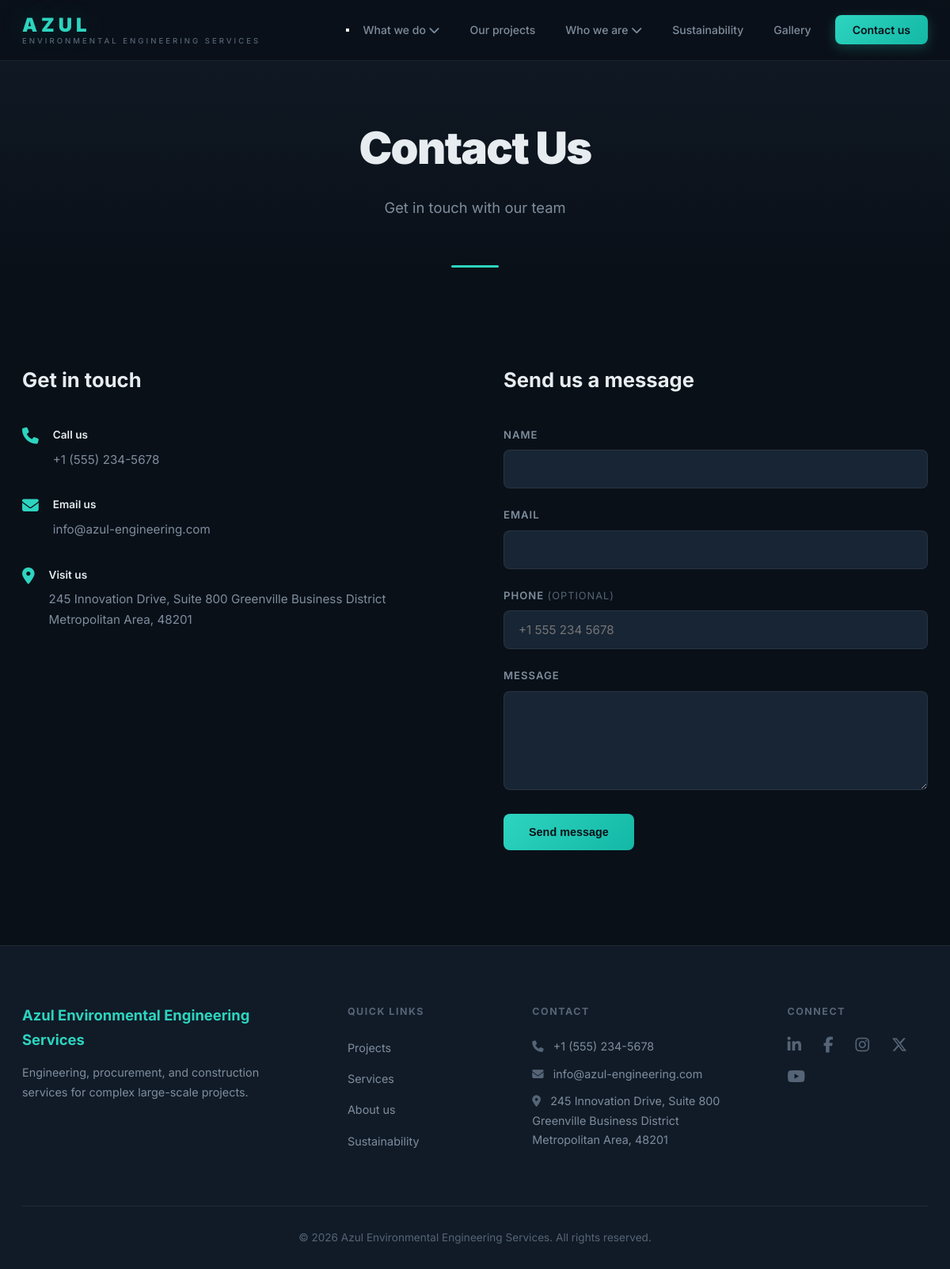
Page /contact/ on the committed database.
### core/models.py (models this page shows, shortened)
class CompanyInfo(models.Model):
    name = models.CharField(max_length=200, default='Azul Environmental Engineering Services')
    tagline = models.CharField(max_length=500, blank=True)
    about_text = models.TextField(blank=True)
    mission_text = models.TextField(blank=True)
    vision_text = models.TextField(blank=True)
    email = models.EmailField(blank=True)
    phone = models.CharField(max_length=50, blank=True)
    address = models.TextField(blank=True)
    linkedin_url = models.URLField(blank=True)
    twitter_url = models.URLField(blank=True)
    instagram_url = models.URLField(blank=True)
    facebook_url = models.URLField(blank=True)
    youtube_url = models.URLField(blank=True)
    logo = models.ImageField(upload_to='company/', blank=True, null=True)
    hero_image = models.ImageField(upload_to='company/', blank=True, null=True)
    class Meta:
        verbose_name = 'Company Info'
        verbose_name_plural = 'Company Info'

### core/views.py (the view, shortened to what this page needs)
# urls.py: path('contact/', views.ContactView.as_view(), name='contact'),
class ContactView(TemplateView):
    template_name = 'core/contact.html'
    def get_context_data(self, **kwargs):
        context = super().get_context_data(**kwargs)
        context['company'] = CompanyInfo.objects.first()
        return context

### core/context_processors.py (called while the page is built)
def company_context(request):
    return {'company': CompanyInfo.objects.first()}

### templates/core/contact.html (shortened to what this page needs)
{% extends 'core/base.html' %}
{% block content %}
<section class="page-hero">
    <div class="container">
        <h1 class="page-hero__title">Contact Us</h1>
        <p class="page-hero__sub">Get in touch with our team</p>
    </div>
</section>
<section class="section contact-section">
    <div class="container">
        <div class="contact__grid">
            <div class="contact__info">
                <h2>Get in touch</h2>
                {% if company %}
                <div class="contact__item">
                    <i class="fa-solid fa-phone"></i>
                    <div>
                        <h3>Call us</h3>
                        <a href="tel:{{ company.phone }}">{{ company.phone }}</a>
                    </div>
                </div>
                <div class="contact__item">
                    <i class="fa-solid fa-envelope"></i>
                    <div>
                        <h3>Email us</h3>
                        <a href="mailto:{{ company.email }}">{{ company.email }}</a>
                    </div>
                </div>
                <div class="contact__item">
                    <i class="fa-solid fa-location-dot"></i>
                    <div>
                        <h3>Visit us</h3>
                        <p>{{ company.address }}</p>
                    </div>
                </div>
                {% endif %}
            </div>
            <div class="contact__form">
                <h2>Send us a message</h2>
                <form method="post">
                    <div class="form__group">
                        <label for="name">Name</label>
                        <input type="text" id="name" name="name" required>
                    </div>
                    <div class="form__group">
                        <label for="email">Email</label>
                        <input type="email" id="email" name="email" required>
                    </div>
                    <div class="form__group">
                        <label for="phone">Phone <span style="color: var(--color-text-dim); font-weight: 400; font-size: 0.8rem;">(optional)</span></label>
                        <input type="tel" id="phone" name="phone" placeholder="+1 555 234 5678">
                    </div>
                    <div class="form__group">
                        <label for="message">Message</label>
                        <textarea id="message" name="message" rows="5" required></textarea>
                    </div>
                    <button type="submit" class="btn btn--primary">Send message</button>
                </form>
            </div>
        </div>
    </div>
</section>
{% endblock %}

### templates/core/base.html (shortened to what this page needs)
<!DOCTYPE html>
<html lang="en">
<head>
    <link rel="stylesheet" href="https://cdnjs.cloudflare.com/ajax/libs/font-awesome/6.5.1/css/all.min.css">
    {% load static %}
    <link rel="stylesheet" href="{% static 'css/style.css' %}">
</head>
<body>
    <header class="header">
        <div class="container header__inner">
            <a href="{% url 'home' %}" class="logo">
                <span class="logo__text">AZUL</span>
                <span class="logo__sub">Environmental Engineering Services</span>
            </a>
        </div>
    </header>
    <nav class="nav__panel">
        <button class="nav__close" aria-label="Close menu">
        </button>
        <ul class="nav__panel-list">
            <li class="nav__item nav__item--dropdown">
                <a href="#" class="nav__link">What we do <i class="fa-solid fa-chevron-down"></i></a>
            </li>
            <li class="nav__item"><a href="{% url 'projects' %}" class="nav__link">Our projects</a></li>
            <li class="nav__item nav__item--dropdown">
                <a href="#" class="nav__link">Who we are <i class="fa-solid fa-chevron-down"></i></a>
            </li>
            <li class="nav__item"><a href="{% url 'sustainability' %}" class="nav__link">Sustainability</a></li>
            <li class="nav__item"><a href="{% url 'gallery' %}" class="nav__link">Gallery</a></li>
            <li class="nav__item"><a href="{% url 'contact' %}" class="nav__link nav__link--cta">Contact us</a></li>
        </ul>
    </nav>
    <main>
        {% block content %}{% endblock %}
    </main>
    <footer class="footer">
        <div class="container">
            <div class="footer__grid">
                <div class="footer__col">
                    <h3>Azul Environmental Engineering Services</h3>
                    <p>Engineering, procurement, and construction services for complex large-scale projects.</p>
                </div>
                <div class="footer__col">
                    <h4>Quick Links</h4>
                    <ul>
                        <li><a href="{% url 'projects' %}">Projects</a></li>
                        <li><a href="{% url 'services' %}">Services</a></li>
                        <li><a href="{% url 'about' %}">About us</a></li>
                        <li><a href="{% url 'sustainability' %}">Sustainability</a></li>
                    </ul>
                </div>
                <div class="footer__col">
                    <h4>Contact</h4>
                    {% if company %}
                    <p><i class="fa-solid fa-phone"></i> {{ company.phone }}</p>
                    <p><i class="fa-solid fa-envelope"></i> {{ company.email }}</p>
                    <p><i class="fa-solid fa-location-dot"></i> {{ company.address }}</p>
                    {% endif %}
                </div>
                <div class="footer__col">
                    <h4>Connect</h4>
                    <div class="footer__social">
                        {% if company %}{% if company.linkedin_url %}<a href="{{ company.linkedin_url }}" target="_blank" aria-label="LinkedIn"><i class="fa-brands fa-linkedin-in"></i></a>{% endif %}{% endif %}
                        {% if company %}{% if company.facebook_url %}<a href="{{ company.facebook_url }}" target="_blank" aria-label="Facebook"><i class="fa-brands fa-facebook-f"></i></a>{% endif %}{% endif %}
                        {% if company %}{% if company.instagram_url %}<a href="{{ company.instagram_url }}" target="_blank" aria-label="Instagram"><i class="fa-brands fa-instagram"></i></a>{% endif %}{% endif %}
                        {% if company %}{% if company.twitter_url %}<a href="{{ company.twitter_url }}" target="_blank" aria-label="X"><i class="fa-brands fa-x-twitter"></i></a>{% endif %}{% endif %}
                        {% if company %}{% if company.youtube_url %}<a href="{{ company.youtube_url }}" target="_blank" aria-label="YouTube"><i class="fa-brands fa-youtube"></i></a>{% endif %}{% endif %}
                    </div>
                </div>
            </div>
            <div class="footer__bottom">
                <p>&copy; {% now "Y" %} Azul Environmental Engineering Services. All rights reserved.</p>
            </div>
        </div>
    </footer>
</body>
</html>

### rows in the picture
CompanyInfo: phone "+1 (555) 234-5678", email "info@azul-engineering.com", address "245 Innovation Drive, Suite 800 Greenville Business District Metropolitan Area, 48201"
